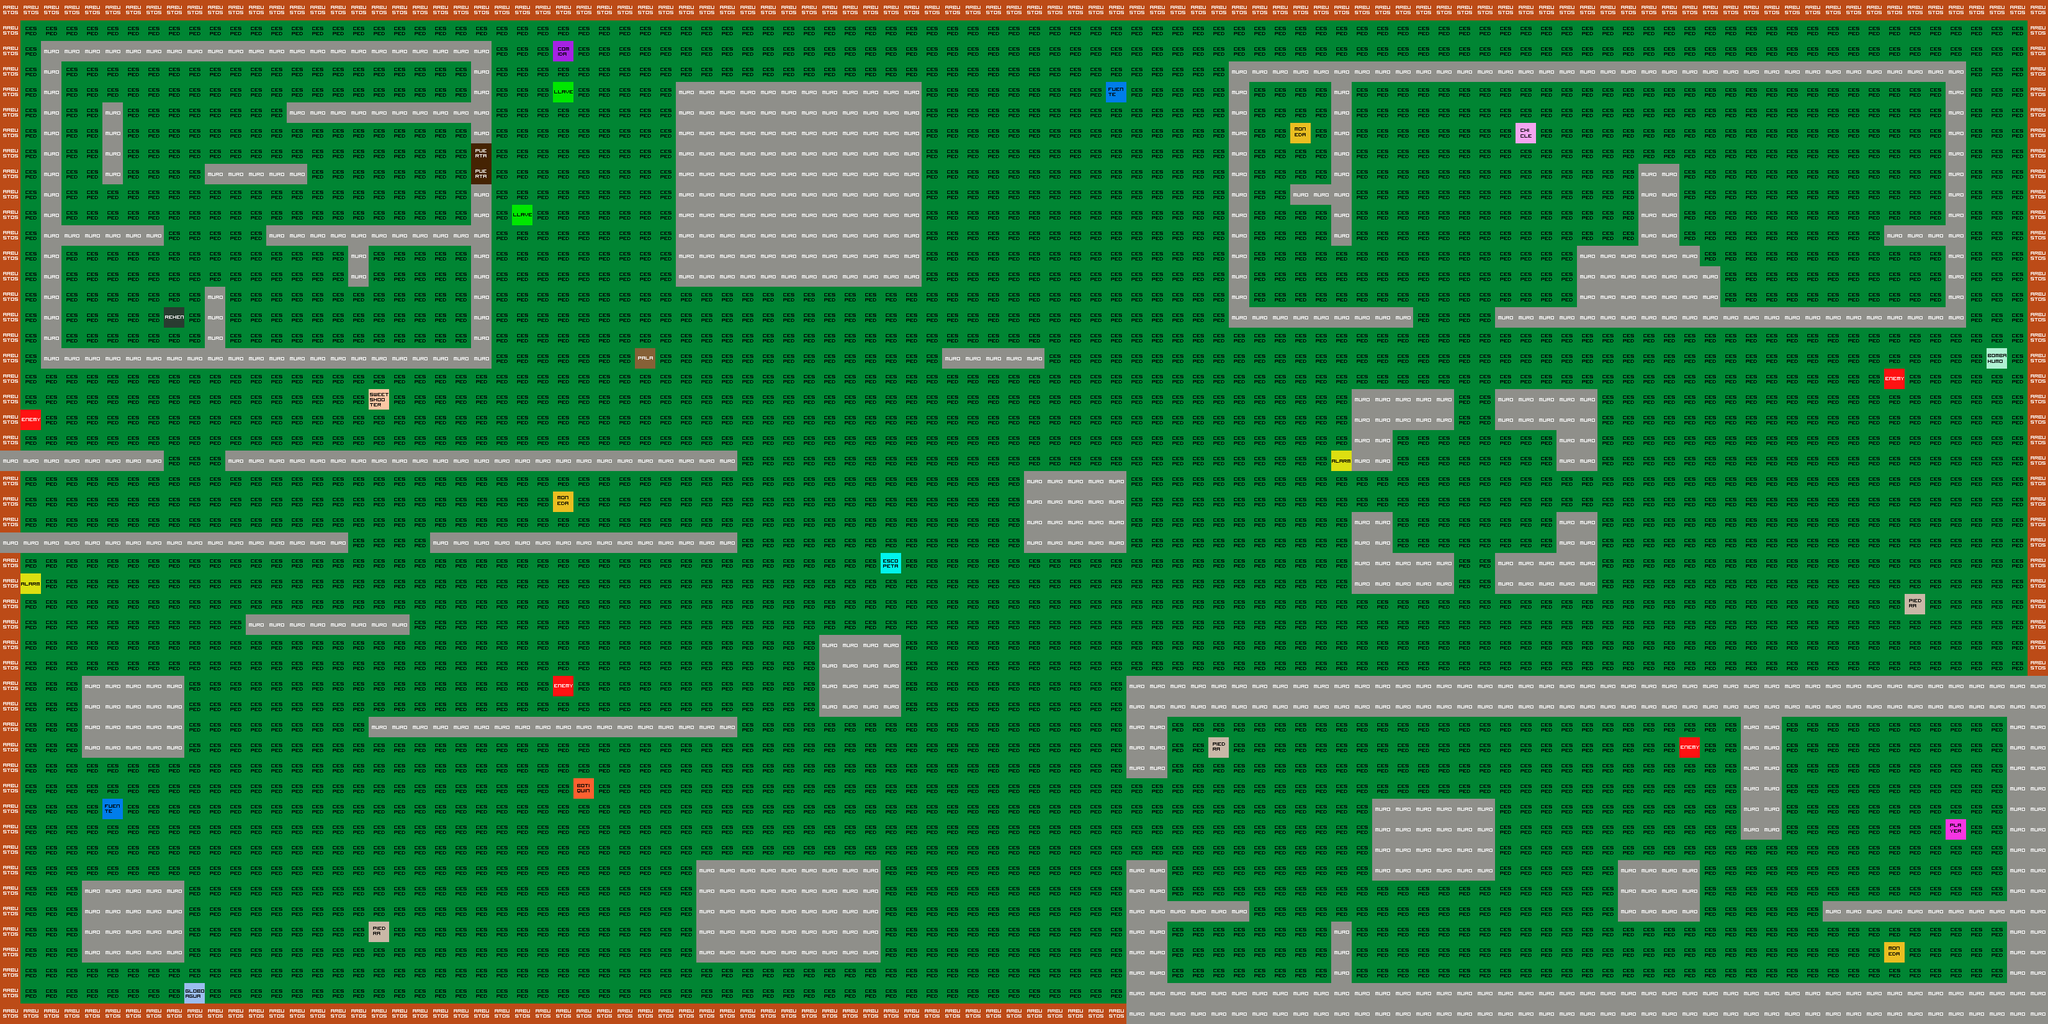

A 2D game scene composited from a Tiled map and its tileset images. What follows is a short description and the map's XML, with each tile layer's data collapsed to a summary:
An orthogonal 100x50 tile map with 32x32 px tiles, 2 tile layers (Capa de Patrones 1, Capa de patrones 2) and 112 objects (85x nodo).

<map version="1.0" orientation="orthogonal" renderorder="right-down" width="100" height="50" tilewidth="32" tileheight="32" nextobjectid="309">
 <properties>
  <property name="PUERTA" type="int" value="1" />
 </properties>
 <tileset firstgid="1" name="tileset" tilewidth="32" tileheight="32" tilecount="64" columns="8">
  <image source="tileset.png" width="256" height="256" />
 </tileset>
 <layer name="Capa de Patrones 1" width="100" height="50">
  <data>[5000 cells, 5000 non-empty, 2 distinct tile ids]</data>
 </layer>
 <layer name="Capa de patrones 2" width="100" height="50">
  <data>[5000 cells, 261 non-empty, 18 distinct tile ids]</data>
 </layer>
 <objectgroup name="muros">
  <object id="1" x="128" y="1056">
   <polyline points="0,0 0,128 160,128 160,0 0,0" />
  </object>
  <object id="2" x="0" y="864">
   <polyline points="544,0 0,0 0,-32 544,-32 544,0" />
  </object>
  <object id="3" x="0" y="736">
   <polyline points="0,0 256,0 256,-32 0,-32 0,0" />
  </object>
  <object id="4" x="672" y="832">
   <polyline points="0,0 0,32 480,32 480,0 0,0" />
  </object>
  <object id="5" x="352" y="704">
   <polyline points="0,0 0,32 800,32 800,0 0,0" />
  </object>
  <object id="7" x="736" y="288">
   <polyline points="0,0 32,0 32,288 -672,288 -672,-224 32,-224 32,-64 0,-64 0,-96 -288,-96 -288,-128 0,-128 0,-192 -640,-192 -640,64 -480,64 -480,96 -640,96 -640,256 -416,256 -416,160 -384,160 -384,256 0,256 0,96 -160,96 -160,160 -192,160 -192,96 -320,96 -320,64 0,64 0,0" />
  </object>
  <object id="8" x="480" y="256">
   <polyline points="0,0 0,32 -160,32 -160,0 0,0" />
  </object>
  <object id="9" x="160" y="160">
   <polyline points="0,0 0,128 32,128 32,0 0,0" />
  </object>
  <object id="10" x="384" y="960">
   <polyline points="0,0 0,32 256,32 256,0 0,0" />
  </object>
  <object id="11" x="576" y="1120">
   <polyline points="0,0 0,32 576,32 576,0 0,0" />
  </object>
  <object id="12" x="128" y="1376">
   <polyline points="0,0 0,128 160,128 160,0 0,0" />
  </object>
  <object id="13" x="1088" y="1344">
   <polyline points="0,0 0,160 288,160 288,0 0,0" />
  </object>
  <object id="14" x="1280" y="992">
   <polyline points="0,0 0,128 128,128 128,0 0,0" />
  </object>
  <object id="15" x="1600" y="736">
   <polyline points="0,0 0,128 160,128 160,0 0,0" />
  </object>
  <object id="16" x="1760" y="1344">
   <polyline points="0,0 64,0 64,64 192,64 192,96 64,96 64,192 320,192 320,96 352,96 352,192 1376,192 1376,96 1088,96 1088,64 1376,64 1376,-224 1024,-224 1024,-32 960,-32 960,-224 64,-224 64,-128 0,-128 0,-288 1440,-288 1440,256 0,256 0,0" />
  </object>
  <object id="17" x="2144" y="1248">
   <polyline points="0,0 0,128 192,128 192,0 0,0" />
  </object>
  <object id="20" x="2112" y="800">
   <polyline points="0,0 0,128 160,128 160,64 64,64 64,0 0,0" />
  </object>
  <object id="21" x="2336" y="864">
   <polyline points="0,0 0,64 160,64 160,-64 96,-64 96,0 0,0" />
  </object>
  <object id="22" x="2112" y="608">
   <polyline points="0,0 0,128 64,128 64,64 160,64 160,0 0,0" />
  </object>
  <object id="23" x="2336" y="608">
   <polyline points="0,0 0,64 96,64 96,128 160,128 160,0 0,0" />
  </object>
  <object id="24" x="2208" y="480">
   <polyline points="0,0 0,32 -288,32 -288,-384 864,-384 864,32 128,32 128,0 256,0 256,-96 352,-96 352,-224 416,-224 416,-96 448,-96 448,-64 480,-64 480,0 832,0 832,-96 736,-96 736,-128 832,-128 832,-352 -96,-352 -96,-96 -128,-96 -128,-160 -192,-160 -192,-192 -128,-192 -128,-352 -256,-352 -256,0 0,0" />
  </object>
  <object id="25" x="1472" y="544">
   <polyline points="0,0 0,32 160,32 160,0 0,0" />
  </object>
  <object id="26" x="1056" y="128">
   <polyline points="0,0 0,320 384,320 384,0 0,0" />
  </object>
  <object id="27" x="2528" y="1344">
   <polyline points="0,0 0,96 128,96 128,0 0,0" />
  </object>
  <object id="28" x="3200" y="1056">
   <polyline points="0,0 0,-1056 -3200,-1056 -3200,-352 -3168,-352 -3168,-1024 -32,-1024 -32,0 0,0" />
  </object>
  <object id="29" x="1760" y="1568">
   <polyline points="0,0 0,32 -1760,32 -1760,-704 -1728,-704 -1728,0 0,0" />
  </object>
  <object id="30" x="0" y="736">
   <polyline points="0,0 0,96 32,96 32,0 0,0" />
  </object>
 </objectgroup>
 <objectgroup name="nodos">
  <object id="168" name="1" type="nodo" x="2880" y="1312" width="32" height="32">
   <properties>
    <property name="conecta" value="3" />
   </properties>
  </object>
  <object id="169" name="2" type="nodo" x="2656" y="1280" width="32" height="32">
   <properties>
    <property name="conecta" value="3-9" />
   </properties>
  </object>
  <object id="170" name="3" type="nodo" x="2720" y="1408" width="32" height="32">
   <properties>
    <property name="conecta" value="1-4-5-2" />
   </properties>
  </object>
  <object id="171" name="4" type="nodo" x="2848" y="1504" width="32" height="32">
   <properties>
    <property name="conecta" value="3" />
   </properties>
  </object>
  <object id="174" name="5" type="nodo" x="2656" y="1472" width="32" height="32">
   <properties>
    <property name="conecta" value="3-4-6" />
   </properties>
  </object>
  <object id="175" name="6" type="nodo" x="2496" y="1472" width="32" height="32">
   <properties>
    <property name="conecta" value="5-8" />
   </properties>
  </object>
  <object id="176" name="7" type="nodo" x="2144" y="1408" width="32" height="32">
   <properties>
    <property name="conecta" value="8-11" />
   </properties>
  </object>
  <object id="177" name="9" type="nodo" x="2432" y="1216" width="32" height="32">
   <properties>
    <property name="conecta" value="2-10-8" />
   </properties>
  </object>
  <object id="178" name="8" type="nodo" x="2368" y="1408" width="32" height="32">
   <properties>
    <property name="conecta" value="9-6-7" />
   </properties>
  </object>
  <object id="180" name="10" type="nodo" x="2080" y="1184" width="32" height="32">
   <properties>
    <property name="conecta" value="11-9" />
   </properties>
  </object>
  <object id="181" name="11" type="nodo" x="1984" y="1280" width="32" height="32">
   <properties>
    <property name="conecta" value="7-12-10-13" />
   </properties>
  </object>
  <object id="182" name="12" type="nodo" x="1984" y="1472" width="32" height="32">
   <properties>
    <property name="conecta" value="11" />
   </properties>
  </object>
  <object id="183" name="13" type="nodo" x="1664" y="1280" width="32" height="32">
   <properties>
    <property name="conecta" value="11-17-19-14" />
   </properties>
  </object>
  <object id="184" name="14" type="nodo" x="1408" y="1536" width="32" height="32">
   <properties>
    <property name="conecta" value="13-15-17" />
   </properties>
  </object>
  <object id="186" name="15" type="nodo" x="1024" y="1536" width="32" height="32">
   <properties>
    <property name="conecta" value="16-14-62-77-78" />
   </properties>
  </object>
  <object id="187" name="16" type="nodo" x="1024" y="1280" width="32" height="32">
   <properties>
    <property name="conecta" value="18-17-15-78-60-62" />
   </properties>
  </object>
  <object id="188" name="17" type="nodo" x="1408" y="1280" width="32" height="32">
   <properties>
    <property name="conecta" value="13-18-16-19-14" />
   </properties>
  </object>
  <object id="189" name="19" type="nodo" x="1440" y="1152" width="32" height="32">
   <properties>
    <property name="conecta" value="13-18-21-22" />
   </properties>
  </object>
  <object id="192" name="20" type="nodo" x="1216" y="928" width="32" height="32">
   <properties>
    <property name="conecta" value="52-21-56-18" />
   </properties>
  </object>
  <object id="194" name="18" type="nodo" x="1216" y="1184" width="32" height="32">
   <properties>
    <property name="conecta" value="16-20-17-19-13" />
   </properties>
  </object>
  </objectgroup>
</map>
<!-- 65 of 112 objects omitted -->
